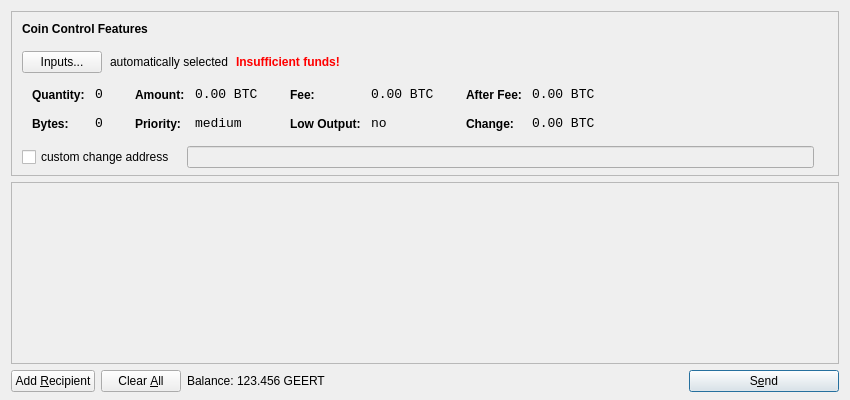
<?xml version="1.0" encoding="UTF-8"?>
<ui version="4.0">
 <class>SendCoinsDialog</class>
 <widget class="QDialog" name="SendCoinsDialog">
  <property name="geometry">
   <rect>
    <x>0</x>
    <y>0</y>
    <width>850</width>
    <height>400</height>
   </rect>
  </property>
  <property name="windowTitle">
   <string>Send Coins</string>
  </property>
  <layout class="QVBoxLayout" name="verticalLayout" stretch="0,1,0">
   <property name="bottomMargin">
    <number>8</number>
   </property>
   <item>
    <widget class="QFrame" name="frameCoinControl">
     <property name="sizePolicy">
      <sizepolicy hsizetype="Expanding" vsizetype="Expanding">
       <horstretch>0</horstretch>
       <verstretch>0</verstretch>
      </sizepolicy>
     </property>
     <property name="maximumSize">
      <size>
       <width>16777215</width>
       <height>16777215</height>
      </size>
     </property>
     <property name="frameShape">
      <enum>QFrame::StyledPanel</enum>
     </property>
     <property name="frameShadow">
      <enum>QFrame::Sunken</enum>
     </property>
     <layout class="QVBoxLayout" name="verticalLayoutCoinControl2">
      <property name="spacing">
       <number>-1</number>
      </property>
      <property name="leftMargin">
       <number>0</number>
      </property>
      <property name="topMargin">
       <number>0</number>
      </property>
      <property name="rightMargin">
       <number>0</number>
      </property>
      <property name="bottomMargin">
       <number>6</number>
      </property>
      <item>
       <layout class="QVBoxLayout" name="verticalLayoutCoinControl" stretch="0,0,0,0,1">
        <property name="spacing">
         <number>0</number>
        </property>
        <property name="leftMargin">
         <number>10</number>
        </property>
        <property name="topMargin">
         <number>10</number>
        </property>
        <item>
         <layout class="QHBoxLayout" name="horizontalLayoutCoinControl1">
          <property name="bottomMargin">
           <number>15</number>
          </property>
          <item>
           <widget class="QLabel" name="labelCoinControlFeatures">
            <property name="sizePolicy">
             <sizepolicy hsizetype="Preferred" vsizetype="Maximum">
              <horstretch>0</horstretch>
              <verstretch>0</verstretch>
             </sizepolicy>
            </property>
            <property name="font">
             <font>
              <weight>75</weight>
              <bold>true</bold>
             </font>
            </property>
            <property name="styleSheet">
             <string notr="true">font-weight:bold;</string>
            </property>
            <property name="text">
             <string>Coin Control Features</string>
            </property>
           </widget>
          </item>
         </layout>
        </item>
        <item>
         <layout class="QHBoxLayout" name="horizontalLayoutCoinControl2" stretch="0,0,0,0">
          <property name="spacing">
           <number>8</number>
          </property>
          <property name="bottomMargin">
           <number>10</number>
          </property>
          <item>
           <widget class="QPushButton" name="pushButtonCoinControl">
            <property name="styleSheet">
             <string notr="true"/>
            </property>
            <property name="text">
             <string>Inputs...</string>
            </property>
           </widget>
          </item>
          <item>
           <widget class="QLabel" name="labelCoinControlAutomaticallySelected">
            <property name="text">
             <string>automatically selected</string>
            </property>
            <property name="margin">
             <number>5</number>
            </property>
           </widget>
          </item>
          <item>
           <widget class="QLabel" name="labelCoinControlInsuffFunds">
            <property name="font">
             <font>
              <weight>75</weight>
              <bold>true</bold>
             </font>
            </property>
            <property name="styleSheet">
             <string notr="true">color:red;font-weight:bold;</string>
            </property>
            <property name="text">
             <string>Insufficient funds!</string>
            </property>
            <property name="margin">
             <number>5</number>
            </property>
           </widget>
          </item>
          <item>
           <spacer name="horizontalSpacerCoinControl">
            <property name="orientation">
             <enum>Qt::Horizontal</enum>
            </property>
            <property name="sizeHint" stdset="0">
             <size>
              <width>40</width>
              <height>1</height>
             </size>
            </property>
           </spacer>
          </item>
         </layout>
        </item>
        <item>
         <widget class="QWidget" name="widgetCoinControl" native="true">
          <property name="sizePolicy">
           <sizepolicy hsizetype="Preferred" vsizetype="Preferred">
            <horstretch>0</horstretch>
            <verstretch>0</verstretch>
           </sizepolicy>
          </property>
          <property name="minimumSize">
           <size>
            <width>0</width>
            <height>0</height>
           </size>
          </property>
          <property name="styleSheet">
           <string notr="true"/>
          </property>
          <layout class="QHBoxLayout" name="horizontalLayoutCoinControl5">
           <property name="margin">
            <number>0</number>
           </property>
           <item>
            <layout class="QHBoxLayout" name="horizontalLayoutCoinControl3" stretch="0,0,0,1">
             <property name="spacing">
              <number>20</number>
             </property>
             <property name="topMargin">
              <number>0</number>
             </property>
             <property name="bottomMargin">
              <number>10</number>
             </property>
             <item>
              <layout class="QFormLayout" name="formLayoutCoinControl1">
               <property name="horizontalSpacing">
                <number>10</number>
               </property>
               <property name="verticalSpacing">
                <number>14</number>
               </property>
               <property name="leftMargin">
                <number>10</number>
               </property>
               <property name="topMargin">
                <number>4</number>
               </property>
               <property name="rightMargin">
                <number>6</number>
               </property>
               <item row="0" column="0">
                <widget class="QLabel" name="labelCoinControlQuantityText">
                 <property name="styleSheet">
                  <string notr="true">font-weight:bold;</string>
                 </property>
                 <property name="text">
                  <string>Quantity:</string>
                 </property>
                 <property name="margin">
                  <number>0</number>
                 </property>
                </widget>
               </item>
               <item row="0" column="1">
                <widget class="QLabel" name="labelCoinControlQuantity">
                 <property name="font">
                  <font>
                   <family>Monospace</family>
                   <pointsize>10</pointsize>
                  </font>
                 </property>
                 <property name="cursor">
                  <cursorShape>IBeamCursor</cursorShape>
                 </property>
                 <property name="contextMenuPolicy">
                  <enum>Qt::ActionsContextMenu</enum>
                 </property>
                 <property name="text">
                  <string notr="true">0</string>
                 </property>
                 <property name="margin">
                  <number>0</number>
                 </property>
                 <property name="textInteractionFlags">
                  <set>Qt::LinksAccessibleByMouse|Qt::TextSelectableByKeyboard|Qt::TextSelectableByMouse</set>
                 </property>
                </widget>
               </item>
               <item row="1" column="0">
                <widget class="QLabel" name="labelCoinControlBytesText">
                 <property name="styleSheet">
                  <string notr="true">font-weight:bold;</string>
                 </property>
                 <property name="text">
                  <string>Bytes:</string>
                 </property>
                </widget>
               </item>
               <item row="1" column="1">
                <widget class="QLabel" name="labelCoinControlBytes">
                 <property name="font">
                  <font>
                   <family>Monospace</family>
                   <pointsize>10</pointsize>
                  </font>
                 </property>
                 <property name="cursor">
                  <cursorShape>IBeamCursor</cursorShape>
                 </property>
                 <property name="contextMenuPolicy">
                  <enum>Qt::ActionsContextMenu</enum>
                 </property>
                 <property name="text">
                  <string notr="true">0</string>
                 </property>
                 <property name="textInteractionFlags">
                  <set>Qt::LinksAccessibleByMouse|Qt::TextSelectableByKeyboard|Qt::TextSelectableByMouse</set>
                 </property>
                </widget>
               </item>
              </layout>
             </item>
             <item>
              <layout class="QFormLayout" name="formLayoutCoinControl2">
               <property name="horizontalSpacing">
                <number>10</number>
               </property>
               <property name="verticalSpacing">
                <number>14</number>
               </property>
               <property name="leftMargin">
                <number>6</number>
               </property>
               <property name="topMargin">
                <number>4</number>
               </property>
               <property name="rightMargin">
                <number>6</number>
               </property>
               <item row="0" column="0">
                <widget class="QLabel" name="labelCoinControlAmountText">
                 <property name="styleSheet">
                  <string notr="true">font-weight:bold;</string>
                 </property>
                 <property name="text">
                  <string>Amount:</string>
                 </property>
                 <property name="margin">
                  <number>0</number>
                 </property>
                </widget>
               </item>
               <item row="0" column="1">
                <widget class="QLabel" name="labelCoinControlAmount">
                 <property name="font">
                  <font>
                   <family>Monospace</family>
                   <pointsize>10</pointsize>
                  </font>
                 </property>
                 <property name="cursor">
                  <cursorShape>IBeamCursor</cursorShape>
                 </property>
                 <property name="contextMenuPolicy">
                  <enum>Qt::ActionsContextMenu</enum>
                 </property>
                 <property name="text">
                  <string notr="true">0.00 BTC</string>
                 </property>
                 <property name="textInteractionFlags">
                  <set>Qt::LinksAccessibleByMouse|Qt::TextSelectableByKeyboard|Qt::TextSelectableByMouse</set>
                 </property>
                </widget>
               </item>
               <item row="1" column="0">
                <widget class="QLabel" name="labelCoinControlPriorityText">
                 <property name="styleSheet">
                  <string notr="true">font-weight:bold;</string>
                 </property>
                 <property name="text">
                  <string>Priority:</string>
                 </property>
                </widget>
               </item>
               <item row="1" column="1">
                <widget class="QLabel" name="labelCoinControlPriority">
                 <property name="font">
                  <font>
                   <family>Monospace</family>
                   <pointsize>10</pointsize>
                  </font>
                 </property>
                 <property name="cursor">
                  <cursorShape>IBeamCursor</cursorShape>
                 </property>
                 <property name="contextMenuPolicy">
                  <enum>Qt::ActionsContextMenu</enum>
                 </property>
                 <property name="text">
                  <string>medium</string>
                 </property>
                 <property name="textInteractionFlags">
                  <set>Qt::LinksAccessibleByMouse|Qt::TextSelectableByKeyboard|Qt::TextSelectableByMouse</set>
                 </property>
                </widget>
               </item>
              </layout>
             </item>
             <item>
              <layout class="QFormLayout" name="formLayoutCoinControl3">
               <property name="horizontalSpacing">
                <number>10</number>
               </property>
               <property name="verticalSpacing">
                <number>14</number>
               </property>
               <property name="leftMargin">
                <number>6</number>
               </property>
               <property name="topMargin">
                <number>4</number>
               </property>
               <property name="rightMargin">
                <number>6</number>
               </property>
               <item row="0" column="0">
                <widget class="QLabel" name="labelCoinControlFeeText">
                 <property name="styleSheet">
                  <string notr="true">font-weight:bold;</string>
                 </property>
                 <property name="text">
                  <string>Fee:</string>
                 </property>
                 <property name="margin">
                  <number>0</number>
                 </property>
                </widget>
               </item>
               <item row="0" column="1">
                <widget class="QLabel" name="labelCoinControlFee">
                 <property name="font">
                  <font>
                   <family>Monospace</family>
                   <pointsize>10</pointsize>
                  </font>
                 </property>
                 <property name="cursor">
                  <cursorShape>IBeamCursor</cursorShape>
                 </property>
                 <property name="contextMenuPolicy">
                  <enum>Qt::ActionsContextMenu</enum>
                 </property>
                 <property name="text">
                  <string notr="true">0.00 BTC</string>
                 </property>
                 <property name="textInteractionFlags">
                  <set>Qt::LinksAccessibleByMouse|Qt::TextSelectableByKeyboard|Qt::TextSelectableByMouse</set>
                 </property>
                </widget>
               </item>
               <item row="1" column="0">
                <widget class="QLabel" name="labelCoinControlLowOutputText">
                 <property name="styleSheet">
                  <string notr="true">font-weight:bold;</string>
                 </property>
                 <property name="text">
                  <string>Low Output:</string>
                 </property>
                </widget>
               </item>
               <item row="1" column="1">
                <widget class="QLabel" name="labelCoinControlLowOutput">
                 <property name="font">
                  <font>
                   <family>Monospace</family>
                   <pointsize>10</pointsize>
                  </font>
                 </property>
                 <property name="cursor">
                  <cursorShape>IBeamCursor</cursorShape>
                 </property>
                 <property name="contextMenuPolicy">
                  <enum>Qt::ActionsContextMenu</enum>
                 </property>
                 <property name="text">
                  <string>no</string>
                 </property>
                 <property name="textInteractionFlags">
                  <set>Qt::LinksAccessibleByMouse|Qt::TextSelectableByKeyboard|Qt::TextSelectableByMouse</set>
                 </property>
                </widget>
               </item>
              </layout>
             </item>
             <item>
              <layout class="QFormLayout" name="formLayoutCoinControl4">
               <property name="horizontalSpacing">
                <number>10</number>
               </property>
               <property name="verticalSpacing">
                <number>14</number>
               </property>
               <property name="leftMargin">
                <number>6</number>
               </property>
               <property name="topMargin">
                <number>4</number>
               </property>
               <property name="rightMargin">
                <number>6</number>
               </property>
               <item row="0" column="0">
                <widget class="QLabel" name="labelCoinControlAfterFeeText">
                 <property name="styleSheet">
                  <string notr="true">font-weight:bold;</string>
                 </property>
                 <property name="text">
                  <string>After Fee:</string>
                 </property>
                 <property name="margin">
                  <number>0</number>
                 </property>
                </widget>
               </item>
               <item row="0" column="1">
                <widget class="QLabel" name="labelCoinControlAfterFee">
                 <property name="font">
                  <font>
                   <family>Monospace</family>
                   <pointsize>10</pointsize>
                  </font>
                 </property>
                 <property name="cursor">
                  <cursorShape>IBeamCursor</cursorShape>
                 </property>
                 <property name="contextMenuPolicy">
                  <enum>Qt::ActionsContextMenu</enum>
                 </property>
                 <property name="text">
                  <string notr="true">0.00 BTC</string>
                 </property>
                 <property name="textInteractionFlags">
                  <set>Qt::LinksAccessibleByMouse|Qt::TextSelectableByKeyboard|Qt::TextSelectableByMouse</set>
                 </property>
                </widget>
               </item>
               <item row="1" column="0">
                <widget class="QLabel" name="labelCoinControlChangeText">
                 <property name="styleSheet">
                  <string notr="true">font-weight:bold;</string>
                 </property>
                 <property name="text">
                  <string>Change:</string>
                 </property>
                </widget>
               </item>
               <item row="1" column="1">
                <widget class="QLabel" name="labelCoinControlChange">
                 <property name="font">
                  <font>
                   <family>Monospace</family>
                   <pointsize>10</pointsize>
                  </font>
                 </property>
                 <property name="cursor">
                  <cursorShape>IBeamCursor</cursorShape>
                 </property>
                 <property name="contextMenuPolicy">
                  <enum>Qt::ActionsContextMenu</enum>
                 </property>
                 <property name="text">
                  <string notr="true">0.00 BTC</string>
                 </property>
                 <property name="textInteractionFlags">
                  <set>Qt::LinksAccessibleByMouse|Qt::TextSelectableByKeyboard|Qt::TextSelectableByMouse</set>
                 </property>
                </widget>
               </item>
              </layout>
             </item>
            </layout>
           </item>
          </layout>
         </widget>
        </item>
        <item>
         <layout class="QHBoxLayout" name="horizontalLayoutCoinControl4" stretch="0,0,0">
          <property name="spacing">
           <number>12</number>
          </property>
          <property name="sizeConstraint">
           <enum>QLayout::SetDefaultConstraint</enum>
          </property>
          <property name="topMargin">
           <number>5</number>
          </property>
          <property name="rightMargin">
           <number>5</number>
          </property>
          <item>
           <widget class="QCheckBox" name="checkBoxCoinControlChange">
            <property name="text">
             <string>custom change address</string>
            </property>
           </widget>
          </item>
          <item>
           <widget class="QLineEdit" name="lineEditCoinControlChange">
            <property name="enabled">
             <bool>false</bool>
            </property>
            <property name="sizePolicy">
             <sizepolicy hsizetype="Expanding" vsizetype="Fixed">
              <horstretch>0</horstretch>
              <verstretch>0</verstretch>
             </sizepolicy>
            </property>
           </widget>
          </item>
          <item>
           <widget class="QLabel" name="labelCoinControlChangeLabel">
            <property name="sizePolicy">
             <sizepolicy hsizetype="Preferred" vsizetype="Expanding">
              <horstretch>0</horstretch>
              <verstretch>0</verstretch>
             </sizepolicy>
            </property>
            <property name="minimumSize">
             <size>
              <width>0</width>
              <height>0</height>
             </size>
            </property>
            <property name="text">
             <string/>
            </property>
            <property name="margin">
             <number>3</number>
            </property>
           </widget>
          </item>
         </layout>
        </item>
        <item>
         <spacer name="verticalSpacerCoinControl">
          <property name="orientation">
           <enum>Qt::Vertical</enum>
          </property>
          <property name="sizeHint" stdset="0">
           <size>
            <width>800</width>
            <height>1</height>
           </size>
          </property>
         </spacer>
        </item>
       </layout>
      </item>
     </layout>
    </widget>
   </item>
   <item>
    <widget class="QScrollArea" name="scrollArea">
     <property name="widgetResizable">
      <bool>true</bool>
     </property>
     <widget class="QWidget" name="scrollAreaWidgetContents">
      <property name="geometry">
       <rect>
        <x>0</x>
        <y>0</y>
        <width>830</width>
        <height>165</height>
       </rect>
      </property>
      <layout class="QVBoxLayout" name="verticalLayout_2">
       <property name="margin">
        <number>0</number>
       </property>
       <item>
        <layout class="QVBoxLayout" name="entries">
         <property name="spacing">
          <number>6</number>
         </property>
        </layout>
       </item>
       <item>
        <spacer name="verticalSpacer">
         <property name="orientation">
          <enum>Qt::Vertical</enum>
         </property>
         <property name="sizeHint" stdset="0">
          <size>
           <width>20</width>
           <height>40</height>
          </size>
         </property>
        </spacer>
       </item>
      </layout>
     </widget>
    </widget>
   </item>
   <item>
    <layout class="QHBoxLayout" name="horizontalLayout">
     <item>
      <widget class="QPushButton" name="addButton">
       <property name="toolTip">
        <string>Send to multiple recipients at once</string>
       </property>
       <property name="text">
        <string>Add &amp;Recipient</string>
       </property>
       <property name="icon">
        <iconset resource="../bitcoin.qrc">
         <normaloff>:/icons/add</normaloff>:/icons/add</iconset>
       </property>
       <property name="autoDefault">
        <bool>false</bool>
       </property>
      </widget>
     </item>
     <item>
      <widget class="QPushButton" name="clearButton">
       <property name="sizePolicy">
        <sizepolicy hsizetype="Minimum" vsizetype="Fixed">
         <horstretch>0</horstretch>
         <verstretch>0</verstretch>
        </sizepolicy>
       </property>
       <property name="toolTip">
        <string>Remove all transaction fields</string>
       </property>
       <property name="text">
        <string>Clear &amp;All</string>
       </property>
       <property name="icon">
        <iconset resource="../bitcoin.qrc">
         <normaloff>:/icons/remove</normaloff>:/icons/remove</iconset>
       </property>
       <property name="autoRepeatDelay">
        <number>300</number>
       </property>
       <property name="autoDefault">
        <bool>false</bool>
       </property>
      </widget>
     </item>
     <item>
      <layout class="QHBoxLayout" name="horizontalLayout_2">
       <property name="spacing">
        <number>3</number>
       </property>
       <item>
        <widget class="QLabel" name="label">
         <property name="text">
          <string>Balance:</string>
         </property>
        </widget>
       </item>
       <item>
        <widget class="QLabel" name="labelBalance">
         <property name="cursor">
          <cursorShape>IBeamCursor</cursorShape>
         </property>
         <property name="text">
          <string>123.456 GEERT</string>
         </property>
         <property name="textInteractionFlags">
          <set>Qt::LinksAccessibleByMouse|Qt::TextSelectableByKeyboard|Qt::TextSelectableByMouse</set>
         </property>
        </widget>
       </item>
      </layout>
     </item>
     <item>
      <spacer name="horizontalSpacer">
       <property name="orientation">
        <enum>Qt::Horizontal</enum>
       </property>
       <property name="sizeHint" stdset="0">
        <size>
         <width>40</width>
         <height>20</height>
        </size>
       </property>
      </spacer>
     </item>
     <item>
      <widget class="QPushButton" name="sendButton">
       <property name="minimumSize">
        <size>
         <width>150</width>
         <height>0</height>
        </size>
       </property>
       <property name="toolTip">
        <string>Confirm the send action</string>
       </property>
       <property name="text">
        <string>S&amp;end</string>
       </property>
       <property name="icon">
        <iconset resource="../bitcoin.qrc">
         <normaloff>:/icons/send</normaloff>:/icons/send</iconset>
       </property>
       <property name="default">
        <bool>true</bool>
       </property>
      </widget>
     </item>
    </layout>
   </item>
  </layout>
 </widget>
 <resources>
  <include location="../bitcoin.qrc"/>
 </resources>
 <connections/>
</ui>
